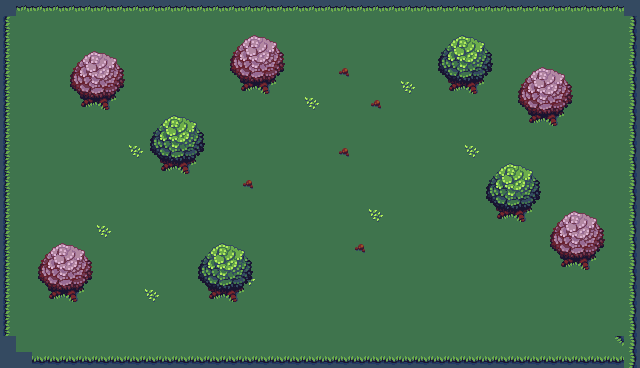

Below is a game level as drawn by its tile map, then a one-line description and the .tmx file that defines it, in full:
An orthogonal 40x23 tile map with 16x16 px tiles, 2 tile layers (Tilelaag 1, Tree_Layer).

<map version="1.10" tiledversion="1.11.2" orientation="orthogonal" renderorder="right-down" width="40" height="23" tilewidth="16" tileheight="16" infinite="0" nextlayerid="4" nextobjectid="1">
 <tileset firstgid="1" source="Flame_Prototype_Tiles.tsx" />
 <layer id="1" name="Tilelaag 1" width="40" height="23">
  <data encoding="csv">
172,268,268,268,268,268,268,268,268,268,268,268,268,268,268,268,268,268,268,268,268,268,268,268,268,268,268,268,268,268,268,268,268,268,268,268,268,268,268,172,
174,151,151,151,175,175,175,175,175,175,175,175,175,175,175,175,175,175,175,175,175,175,175,175,175,175,175,175,175,175,175,175,175,175,175,175,175,175,175,169,
174,151,151,151,175,175,175,175,175,175,175,175,175,175,175,175,175,175,175,175,175,175,175,175,175,175,175,175,175,175,175,175,175,175,175,175,175,175,175,169,
174,151,151,151,151,175,175,175,175,175,175,175,175,175,175,175,175,175,175,175,175,175,175,175,175,175,175,175,175,175,175,175,175,175,175,175,175,175,175,169,
174,175,175,175,175,175,175,175,175,175,175,175,175,175,175,175,175,175,175,175,175,127,175,175,175,175,175,175,175,175,175,175,175,175,175,175,175,175,175,169,
174,175,175,175,175,175,175,175,175,175,175,175,175,175,175,175,175,175,175,175,175,175,175,175,175,55,175,175,175,175,175,175,175,175,175,175,175,175,175,169,
174,175,175,175,175,175,175,175,175,175,175,175,175,175,175,175,175,175,175,55,175,175,175,127,175,175,175,175,175,175,175,175,175,175,175,175,175,175,175,169,
174,175,175,175,175,175,175,175,175,175,175,175,175,175,175,175,175,175,175,175,175,175,175,175,175,175,175,175,175,175,175,175,175,175,175,175,175,175,175,169,
174,175,175,175,175,175,175,175,175,175,175,175,175,175,175,175,175,175,175,175,175,175,175,175,175,175,175,175,175,175,175,175,175,175,175,175,175,175,175,169,
174,175,175,175,175,175,175,175,55,175,175,175,175,175,175,175,175,175,175,175,175,127,175,175,175,175,175,175,175,55,175,175,175,175,175,175,175,175,175,169,
174,175,175,175,175,175,175,175,175,175,175,175,175,175,175,175,175,175,175,175,175,175,175,175,175,175,175,175,175,175,175,175,175,175,175,175,175,175,175,169,
174,175,175,175,175,175,175,175,175,175,175,175,175,175,175,127,175,175,175,175,175,175,175,175,175,175,175,175,175,175,175,175,175,175,175,175,175,175,175,169,
174,175,175,175,175,175,175,175,175,175,175,175,175,175,175,175,175,175,175,175,175,175,175,175,175,175,175,175,175,175,175,175,175,175,175,175,175,175,175,169,
174,175,175,175,175,175,175,175,175,175,175,175,175,175,175,175,175,175,175,175,175,175,175,55,175,175,175,175,175,175,175,175,175,175,175,175,175,175,175,169,
174,175,175,175,175,175,55,175,175,175,175,175,175,175,175,175,175,175,175,175,175,175,175,175,175,175,175,175,175,175,175,175,175,175,175,175,175,175,175,169,
174,175,175,175,175,175,175,175,175,175,175,175,175,175,175,175,175,175,175,175,175,175,127,175,175,175,175,175,175,175,175,175,175,175,175,175,175,175,175,169,
174,175,175,175,175,175,175,175,175,175,175,175,175,175,175,175,175,175,175,175,175,175,175,175,175,175,175,175,175,175,175,175,175,175,175,175,175,175,175,169,
174,175,175,175,175,175,175,175,175,175,175,175,175,175,175,55,175,175,175,175,175,175,175,175,175,175,175,175,175,175,175,175,175,175,175,175,175,175,175,169,
174,175,175,175,175,175,175,175,175,55,175,175,175,175,175,175,175,175,175,175,175,175,175,175,175,175,175,175,175,175,175,175,175,175,175,175,175,175,175,169,
174,175,175,175,175,175,175,175,175,175,175,175,175,175,175,175,175,175,175,175,175,175,175,175,175,175,175,175,175,175,175,175,175,175,175,175,175,175,175,169,
174,175,175,175,175,175,175,175,175,175,175,175,175,175,175,175,175,175,175,175,175,175,175,175,175,175,175,175,175,175,175,175,175,175,175,175,175,175,175,169,
173,151,175,175,175,175,175,175,175,175,175,175,175,175,175,175,175,175,175,175,175,175,175,175,175,175,175,175,175,175,175,175,175,175,175,175,175,175,265,169,
196,173,149,149,149,149,149,149,149,149,149,149,149,149,149,149,149,149,149,149,149,149,149,149,149,149,149,149,149,149,149,149,149,149,149,149,149,149,149,169
</data>
 </layer>
 <layer id="3" name="Tree_Layer" width="40" height="23">
  <data encoding="csv">
0,0,0,0,0,0,0,0,0,0,0,0,0,0,0,0,0,0,0,0,0,0,0,0,0,0,0,0,0,0,0,0,0,0,0,0,0,0,0,0,
0,0,0,0,0,0,0,0,0,0,0,0,0,0,0,0,0,0,0,0,0,0,0,0,0,0,0,0,0,0,0,0,0,0,0,0,0,0,0,0,
0,0,0,0,0,0,0,0,0,0,0,0,0,0,164,165,166,167,0,0,0,0,0,0,0,0,0,0,161,162,163,0,0,0,0,0,0,0,0,0,
0,0,0,0,164,165,166,167,0,0,0,0,0,0,188,189,190,191,0,0,0,0,0,0,0,0,0,184,185,186,187,0,0,0,0,0,0,0,0,0,
0,0,0,0,188,189,190,191,0,0,0,0,0,0,212,213,214,215,0,0,0,0,0,0,0,0,0,208,209,210,211,0,164,165,166,167,0,0,0,0,
0,0,0,0,212,213,214,215,0,0,0,0,0,0,236,237,238,239,0,0,0,0,0,0,0,0,0,0,233,234,235,0,188,189,190,191,0,0,0,0,
0,0,0,0,236,237,238,239,0,0,0,0,0,0,0,0,0,0,0,0,0,0,0,0,0,0,0,0,0,0,0,0,212,213,214,215,0,0,0,0,
0,0,0,0,0,0,0,0,0,0,161,162,163,0,0,0,0,0,0,0,0,0,0,0,0,0,0,0,0,0,0,0,236,237,238,239,0,0,0,0,
0,0,0,0,0,0,0,0,0,184,185,186,187,0,0,0,0,0,0,0,0,0,0,0,0,0,0,0,0,0,0,0,0,0,0,0,0,0,0,0,
0,0,0,0,0,0,0,0,0,208,209,210,211,0,0,0,0,0,0,0,0,0,0,0,0,0,0,0,0,0,0,0,0,0,0,0,0,0,0,0,
0,0,0,0,0,0,0,0,0,0,233,234,235,0,0,0,0,0,0,0,0,0,0,0,0,0,0,0,0,0,0,161,162,163,0,0,0,0,0,0,
0,0,0,0,0,0,0,0,0,0,0,0,0,0,0,0,0,0,0,0,0,0,0,0,0,0,0,0,0,0,184,185,186,187,0,0,0,0,0,0,
0,0,0,0,0,0,0,0,0,0,0,0,0,0,0,0,0,0,0,0,0,0,0,0,0,0,0,0,0,0,208,209,210,211,0,0,0,0,0,0,
0,0,0,0,0,0,0,0,0,0,0,0,0,0,0,0,0,0,0,0,0,0,0,0,0,0,0,0,0,0,0,233,234,235,164,165,166,167,0,0,
0,0,0,0,0,0,0,0,0,0,0,0,0,0,0,0,0,0,0,0,0,0,0,0,0,0,0,0,0,0,0,0,0,0,188,189,190,191,0,0,
0,0,164,165,166,167,0,0,0,0,0,0,0,161,162,163,0,0,0,0,0,0,0,0,0,0,0,0,0,0,0,0,0,0,212,213,214,215,0,0,
0,0,188,189,190,191,0,0,0,0,0,0,184,185,186,187,0,0,0,0,0,0,0,0,0,0,0,0,0,0,0,0,0,0,236,237,238,239,0,0,
0,0,212,213,214,215,0,0,0,0,0,0,208,209,210,211,0,0,0,0,0,0,0,0,0,0,0,0,0,0,0,0,0,0,0,0,0,0,0,0,
0,0,236,237,238,239,0,0,0,0,0,0,0,233,234,235,0,0,0,0,0,0,0,0,0,0,0,0,0,0,0,0,0,0,0,0,0,0,0,0,
0,0,0,0,0,0,0,0,0,0,0,0,0,0,0,0,0,0,0,0,0,0,0,0,0,0,0,0,0,0,0,0,0,0,0,0,0,0,0,0,
0,0,0,0,0,0,0,0,0,0,0,0,0,0,0,0,0,0,0,0,0,0,0,0,0,0,0,0,0,0,0,0,0,0,0,0,0,0,0,0,
0,0,0,0,0,0,0,0,0,0,0,0,0,0,0,0,0,0,0,0,0,0,0,0,0,0,0,0,0,0,0,0,0,0,0,0,0,0,0,0,
0,0,0,0,0,0,0,0,0,0,0,0,0,0,0,0,0,0,0,0,0,0,0,0,0,0,0,0,0,0,0,0,0,0,0,0,0,0,0,0
</data>
 </layer>
</map>
